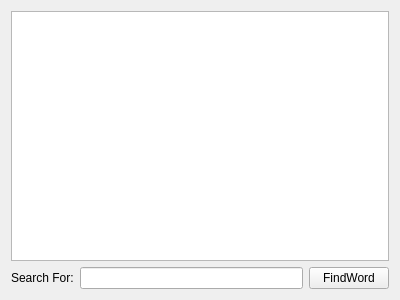
<?xml version="1.0" encoding="UTF-8"?>
<ui version="4.0">
 <class>TextFinder</class>
 <widget class="QMainWindow" name="TextFinder">
  <property name="geometry">
   <rect>
    <x>0</x>
    <y>0</y>
    <width>400</width>
    <height>300</height>
   </rect>
  </property>
  <property name="windowTitle">
   <string>TextFinder</string>
  </property>
  <widget class="QWidget" name="centralWidget">
   <layout class="QVBoxLayout" name="verticalLayout">
    <item>
     <widget class="QTextEdit" name="textEdit"/>
    </item>
    <item>
     <layout class="QHBoxLayout" name="horizontalLayout">
      <item>
       <widget class="QLabel" name="label">
        <property name="text">
         <string>Search For:</string>
        </property>
       </widget>
      </item>
      <item>
       <widget class="QLineEdit" name="lineEdit"/>
      </item>
      <item>
       <widget class="QPushButton" name="FindWord">
        <property name="text">
         <string>FindWord</string>
        </property>
       </widget>
      </item>
     </layout>
    </item>
   </layout>
  </widget>
 </widget>
 <layoutdefault spacing="6" margin="11"/>
 <resources/>
 <connections/>
</ui>
